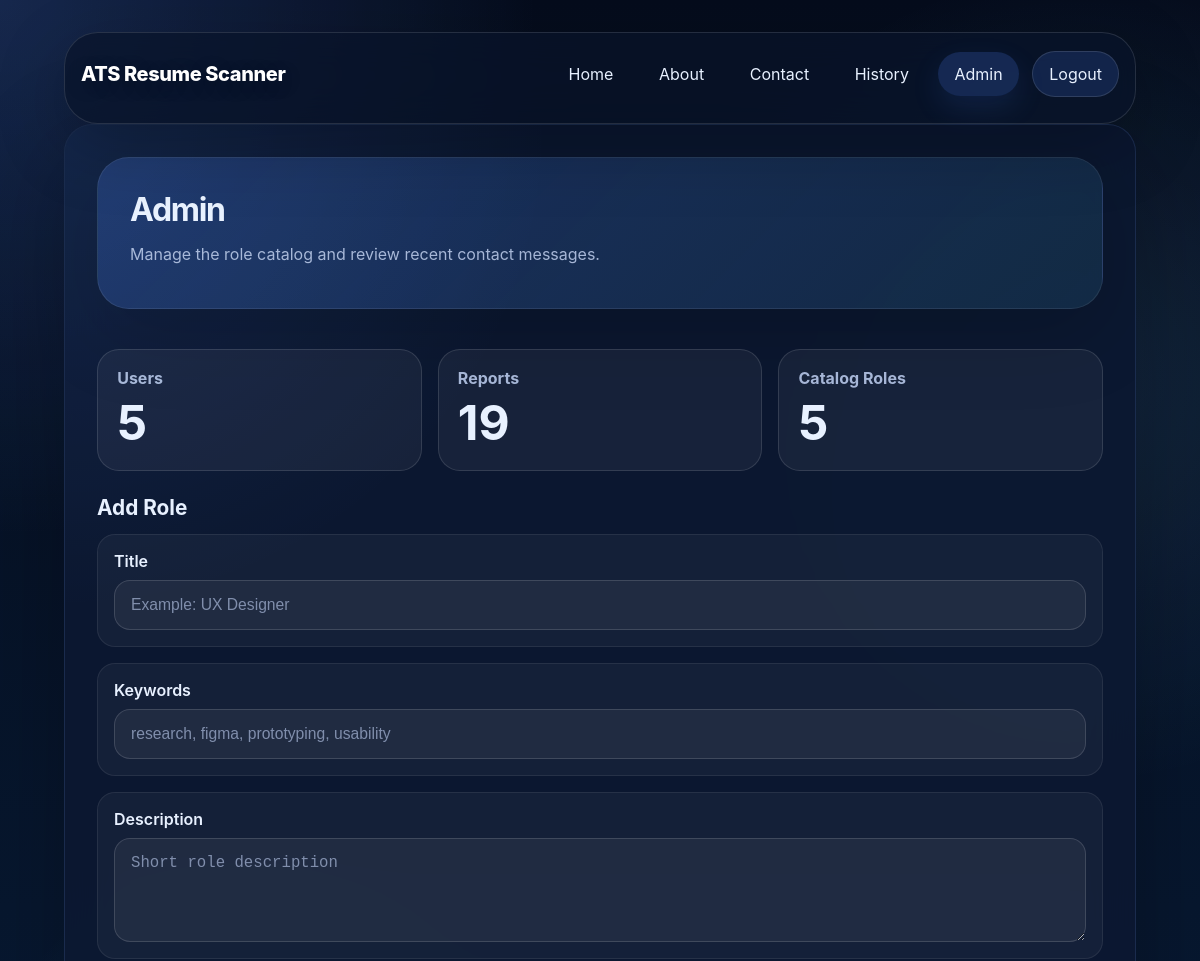
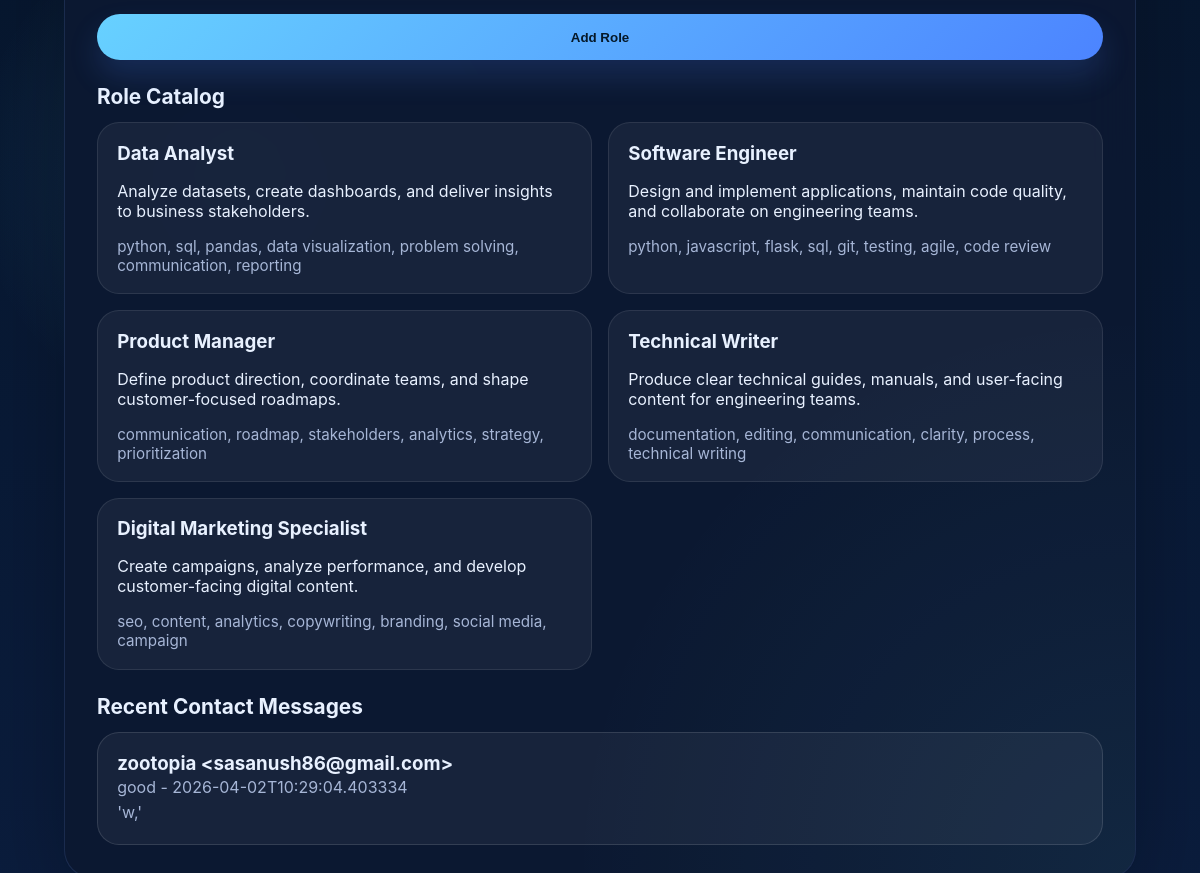
The page /admin (signed in) on the database its author committed (2 pictures, top to bottom).
### tables this page shows
CREATE TABLE contacts (id INTEGER PRIMARY KEY AUTOINCREMENT,name TEXT,email TEXT,subject TEXT,message TEXT,created_at TEXT);

### app.py (the view, shortened to what this page needs)
@app.route("/admin", methods=["GET", "POST"])
@admin_required
@rate_limit(10, 300)
def admin():
    conn = sqlite3.connect(DB_PATH)
    try:
        contacts = conn.execute(
            "SELECT name, email, subject, message, created_at FROM contacts ORDER BY created_at DESC LIMIT 20"
        ).fetchall()
        report_count = conn.execute("SELECT COUNT(*) FROM reports").fetchone()[0]
        user_count = conn.execute("SELECT COUNT(*) FROM users").fetchone()[0]
    finally:
        conn.close()
    jobs = load_job_data().to_dict(orient="records")
    return render_template(
        "admin.html",
        contacts=contacts,
        jobs=jobs,
        report_count=report_count,
        user_count=user_count,
    )

### app.py (called while the page is built, shortened)
def load_job_data() -> pd.DataFrame:
    if not JOB_DATA_PATH.exists():
        with open(JOB_DATA_PATH, "w", newline="", encoding="utf-8") as csvfile:
            writer = csv.DictWriter(csvfile, fieldnames=["title", "keywords", "description"])
            writer.writeheader()
            for row in DEFAULT_JOBS:
                writer.writerow(row)
    return pd.read_csv(JOB_DATA_PATH)

def rate_limit(limit: int, seconds: int):
    def decorator(view_func):
        @wraps(view_func)
        def wrapped(*args, **kwargs):
            if request.method == "GET":
                return view_func(*args, **kwargs)
        return wrapped
    return decorator

def csrf_token() -> str:
    token = session.get("_csrf_token")
    if not token:
        token = secrets.token_urlsafe(32)
        session["_csrf_token"] = token
    return token

@app.context_processor
def inject_csrf_token():
    return {"csrf_token": csrf_token}

@app.before_request
def protect_from_csrf() -> None:
    if not app.config.get("CSRF_ENABLED", True) or request.method not in {"POST", "PUT", "PATCH", "DELETE"}:
        return
    session_token = session.get("_csrf_token")
    form_token = request.form.get("_csrf_token") or request.headers.get("X-CSRF-Token")
    if not session_token or not form_token or not secrets.compare_digest(session_token, form_token):
        abort(400)

def get_user(username: str) -> dict | None:
    conn = sqlite3.connect(DB_PATH)
    try:
        row = conn.execute("SELECT id, username, password_hash FROM users WHERE username = ?", (username,)).fetchone()
        if row:
            return {"id": row[0], "username": row[1], "password_hash": row[2]}
        return None
    finally:
        conn.close()

def get_current_user() -> dict | None:
    username = session.get("user")
    if not username:
        return None
    return get_user(username)

def admin_required(view_func):
    @wraps(view_func)
    def wrapped(*args, **kwargs):
        current_user = get_current_user()
        if not current_user:
            flash("Please log in to access that page.", "error")
            return redirect(url_for("login"))
        if current_user["username"] != app.config.get("ADMIN_USERNAME", "admin"):
            flash("Admin access is required.", "error")
            return redirect(url_for("index"))
        return view_func(*args, **kwargs)
    return wrapped

### templates/admin.html (shortened to what this page needs)
{% extends "base.html" %}
{% block content %}
<main class="content-card result-card">
  <header class="hero result-hero">
    <div>
      <h1>Admin</h1>
      <p>Manage the role catalog and review recent contact messages.</p>
    </div>
  </header>
  <section class="dashboard-grid">
    <article class="metric-card">
      <span>Users</span>
      <strong>{{ user_count }}</strong>
    </article>
    <article class="metric-card">
      <span>Reports</span>
      <strong>{{ report_count }}</strong>
    </article>
    <article class="metric-card">
      <span>Catalog Roles</span>
      <strong>{{ jobs | length }}</strong>
    </article>
  </section>
  <section class="criteria-block">
    <h2>Add Role</h2>
    <form method="post" class="contact-form">
      <label>
        Title
        <input type="text" name="title" placeholder="Example: UX Designer" required />
      </label>
      <label>
        Keywords
        <input type="text" name="keywords" placeholder="research, figma, prototyping, usability" required />
      </label>
      <label>
        Description
        <textarea name="description" rows="4" placeholder="Short role description"></textarea>
      </label>
      <button class="primary-button" type="submit">Add Role</button>
    </form>
  </section>
  <section class="jobs-block">
    <h2>Role Catalog</h2>
    <div class="jobs-grid">
      {% for job in jobs %}
      <article class="job-card">
        <h3>{{ job.title }}</h3>
        <p>{{ job.description }}</p>
        <div class="keyword-list">{{ job.keywords }}</div>
      </article>
      {% endfor %}
    </div>
  </section>
  <section class="jobs-block">
    <h2>Recent Contact Messages</h2>
    {% if contacts %}
    <div class="history-list">
      {% for contact in contacts %}
      <article class="history-row">
        <div>
          <h3>{{ contact[0] }} &lt;{{ contact[1] }}&gt;</h3>
          <p>{{ contact[2] or "No subject" }} - {{ contact[4] }}</p>
          <p>{{ contact[3] }}</p>
        </div>
      </article>
      {% endfor %}
    </div>
    {% else %}
    <p class="empty-state">No contact messages yet.</p>
    {% endif %}
  </section>
</main>
{% endblock %}

### templates/base.html (shortened to what this page needs)
<!doctype html>
<html lang="en">
  <head>
    <link rel="stylesheet" href="{{ url_for('static', filename='css/style.css') }}" />
  </head>
  <body data-endpoint="{{ request.endpoint or '' }}">
    <div class="page-shell">
      <header class="navbar">
        <a class="brand" href="{{ url_for('index') }}">ATS Resume Scanner</a>
        <nav class="nav-links">
          <a class="nav-link {% if request.endpoint == 'index' %}active{% endif %}" href="{{ url_for('index') }}">Home</a>
          <a class="nav-link {% if request.endpoint == 'about' %}active{% endif %}" href="{{ url_for('about') }}">About</a>
          <a class="nav-link {% if request.endpoint == 'contact' %}active{% endif %}" href="{{ url_for('contact') }}">Contact</a>
          {% if session.user %}
          <a class="nav-link {% if request.endpoint in ['history', 'history_detail'] %}active{% endif %}" href="{{ url_for('history') }}">History</a>
          {% if session.user == config.get('ADMIN_USERNAME', 'admin') %}
          <a class="nav-link {% if request.endpoint == 'admin' %}active{% endif %}" href="{{ url_for('admin') }}">Admin</a>
          {% endif %}
          <a class="auth-pill" href="{{ url_for('logout') }}">Logout</a>
          {% else %}
          <a class="auth-pill {% if request.endpoint == 'login' %}active{% endif %}" href="{{ url_for('login') }}">Login</a>
          <a class="auth-pill secondary-auth-pill {% if request.endpoint == 'register' %}active{% endif %}" href="{{ url_for('register') }}">Register</a>
          {% endif %}
        </nav>
      </header>
      {% block content %}{% endblock %}
    </div>
  </body>
</html>

### rows shown on the page
contacts: name "zootopia", email "sasanush86@gmail.com", subject "good", created_at "2026-04-02T10:29:04.403334", message "'w,'"

### other values the page prints
{{ user_count }} "5"
{{ report_count }} "19"
{{ jobs | length }} "5"
{{ job.title }} "Data Analyst" "Software Engineer" "Product Manager" "Technical Writer" "Digital Marketing Specialist"
{{ job.description }} "Analyze datasets, create dashboards, and deliver insights to business stakeholders." "Design and implement applications, maintain code quality, and collaborate on engineering teams." "Define product direction, coordinate teams, and shape customer-focused roadmaps." "Produce clear technical guides, manuals, and user-facing content for engineering teams." "Create campaigns, analyze performance, and develop customer-facing digital content."
{{ job.keywords }} "python, sql, pandas, data visualization, problem solving, communication, reporting" "python, javascript, flask, sql, git, testing, agile, code review" "communication, roadmap, stakeholders, analytics, strategy, prioritization" "documentation, editing, communication, clarity, process, technical writing" "seo, content, analytics, copywriting, branding, social media, campaign"
